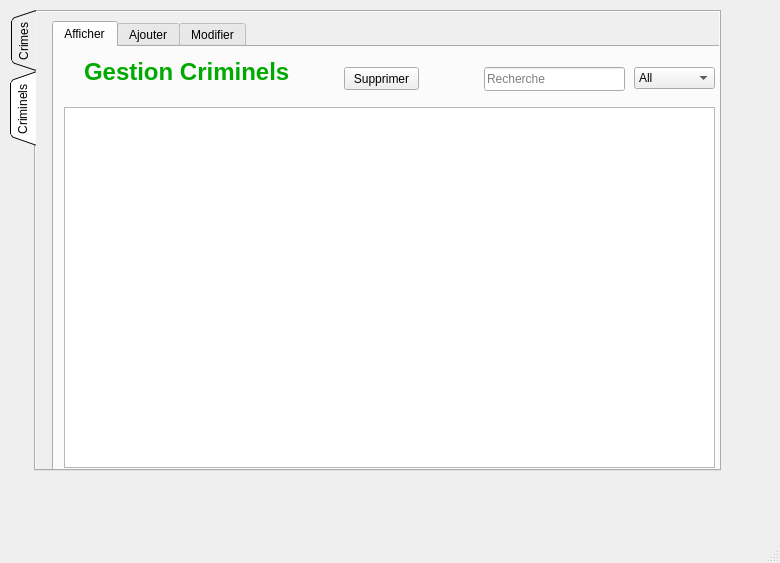
<?xml version="1.0" encoding="UTF-8"?>
<ui version="4.0">
 <class>gestion_selmen</class>
 <widget class="QMainWindow" name="gestion_selmen">
  <property name="geometry">
   <rect>
    <x>0</x>
    <y>0</y>
    <width>780</width>
    <height>563</height>
   </rect>
  </property>
  <property name="windowTitle">
   <string>MainWindow</string>
  </property>
  <widget class="QWidget" name="centralwidget">
   <widget class="QTabWidget" name="tabWidget">
    <property name="geometry">
     <rect>
      <x>10</x>
      <y>10</y>
      <width>711</width>
      <height>461</height>
     </rect>
    </property>
    <property name="styleSheet">
     <string notr="true"/>
    </property>
    <property name="tabPosition">
     <enum>QTabWidget::West</enum>
    </property>
    <property name="tabShape">
     <enum>QTabWidget::Triangular</enum>
    </property>
    <property name="currentIndex">
     <number>1</number>
    </property>
    <widget class="QWidget" name="tab">
     <attribute name="title">
      <string>Crimes</string>
     </attribute>
     <widget class="QTabWidget" name="tabWidget_2">
      <property name="geometry">
       <rect>
        <x>10</x>
        <y>0</y>
        <width>671</width>
        <height>431</height>
       </rect>
      </property>
      <property name="currentIndex">
       <number>0</number>
      </property>
      <widget class="QWidget" name="tab_3">
       <attribute name="title">
        <string>Afficher</string>
       </attribute>
       <widget class="QComboBox" name="crime_sel_col">
        <property name="geometry">
         <rect>
          <x>580</x>
          <y>10</y>
          <width>81</width>
          <height>22</height>
         </rect>
        </property>
        <property name="layoutDirection">
         <enum>Qt::LeftToRight</enum>
        </property>
        <property name="autoFillBackground">
         <bool>true</bool>
        </property>
        <item>
         <property name="text">
          <string>All</string>
         </property>
        </item>
        <item>
         <property name="text">
          <string>ID</string>
         </property>
        </item>
        <item>
         <property name="text">
          <string>Date</string>
         </property>
        </item>
        <item>
         <property name="text">
          <string>Type</string>
         </property>
        </item>
        <item>
         <property name="text">
          <string>Nb Criminels</string>
         </property>
        </item>
       </widget>
       <widget class="QLabel" name="label">
        <property name="geometry">
         <rect>
          <x>9</x>
          <y>0</y>
          <width>221</width>
          <height>31</height>
         </rect>
        </property>
        <property name="text">
         <string>&lt;html&gt;&lt;head/&gt;&lt;body&gt;&lt;p&gt;&lt;span style=&quot; font-size:18pt; font-weight:600; color:#00aa00;&quot;&gt;Gestion Crime&lt;/span&gt;&lt;/p&gt;&lt;/body&gt;&lt;/html&gt;</string>
        </property>
       </widget>
       <widget class="QTableView" name="table_crime">
        <property name="geometry">
         <rect>
          <x>9</x>
          <y>51</y>
          <width>651</width>
          <height>331</height>
         </rect>
        </property>
        <property name="styleSheet">
         <string notr="true"/>
        </property>
        <property name="sortingEnabled">
         <bool>true</bool>
        </property>
        <attribute name="horizontalHeaderCascadingSectionResizes">
         <bool>true</bool>
        </attribute>
        <attribute name="horizontalHeaderShowSortIndicator" stdset="0">
         <bool>true</bool>
        </attribute>
        <attribute name="horizontalHeaderStretchLastSection">
         <bool>false</bool>
        </attribute>
       </widget>
       <widget class="QPushButton" name="stat_crime">
        <property name="geometry">
         <rect>
          <x>379</x>
          <y>10</y>
          <width>24</width>
          <height>24</height>
         </rect>
        </property>
        <property name="styleSheet">
         <string notr="true">background-image: url(:/res/img/unnamed.png);</string>
        </property>
        <property name="text">
         <string/>
        </property>
       </widget>
       <widget class="QLineEdit" name="rech_crime">
        <property name="geometry">
         <rect>
          <x>419</x>
          <y>10</y>
          <width>151</width>
          <height>24</height>
         </rect>
        </property>
        <property name="text">
         <string/>
        </property>
        <property name="placeholderText">
         <string>Recherche</string>
        </property>
        <property name="clearButtonEnabled">
         <bool>true</bool>
        </property>
       </widget>
       <widget class="QPushButton" name="btnsuppcrime">
        <property name="geometry">
         <rect>
          <x>260</x>
          <y>10</y>
          <width>75</width>
          <height>23</height>
         </rect>
        </property>
        <property name="text">
         <string>Supprimer</string>
        </property>
       </widget>
      </widget>
      <widget class="QWidget" name="tab_4">
       <attribute name="title">
        <string>Ajouter</string>
       </attribute>
       <widget class="QLineEdit" name="nb_criminel">
        <property name="geometry">
         <rect>
          <x>300</x>
          <y>204</y>
          <width>61</width>
          <height>20</height>
         </rect>
        </property>
        <property name="text">
         <string/>
        </property>
        <property name="readOnly">
         <bool>true</bool>
        </property>
        <property name="placeholderText">
         <string>0</string>
        </property>
       </widget>
       <widget class="QLabel" name="label_3">
        <property name="geometry">
         <rect>
          <x>170</x>
          <y>133</y>
          <width>47</width>
          <height>14</height>
         </rect>
        </property>
        <property name="text">
         <string>Date</string>
        </property>
       </widget>
       <widget class="QLabel" name="label_5">
        <property name="geometry">
         <rect>
          <x>170</x>
          <y>166</y>
          <width>71</width>
          <height>16</height>
         </rect>
        </property>
        <property name="text">
         <string>Type</string>
        </property>
       </widget>
       <widget class="QComboBox" name="type">
        <property name="geometry">
         <rect>
          <x>251</x>
          <y>164</y>
          <width>111</width>
          <height>22</height>
         </rect>
        </property>
        <property name="autoFillBackground">
         <bool>true</bool>
        </property>
        <item>
         <property name="text">
          <string>type 1</string>
         </property>
        </item>
        <item>
         <property name="text">
          <string>type 2</string>
         </property>
        </item>
        <item>
         <property name="text">
          <string>type 3</string>
         </property>
        </item>
       </widget>
       <widget class="QLabel" name="label_6">
        <property name="geometry">
         <rect>
          <x>170</x>
          <y>207</y>
          <width>91</width>
          <height>16</height>
         </rect>
        </property>
        <property name="text">
         <string>Nombre Criminels</string>
        </property>
       </widget>
       <widget class="QLabel" name="label_2">
        <property name="geometry">
         <rect>
          <x>180</x>
          <y>53</y>
          <width>161</width>
          <height>41</height>
         </rect>
        </property>
        <property name="styleSheet">
         <string notr="true">color: rgb(255, 85, 0);</string>
        </property>
        <property name="text">
         <string>&lt;html&gt;&lt;head/&gt;&lt;body&gt;&lt;p&gt;&lt;span style=&quot; font-size:18pt; font-weight:600; color:#00aa00;&quot;&gt;Details Crime&lt;/span&gt;&lt;/p&gt;&lt;/body&gt;&lt;/html&gt;</string>
        </property>
       </widget>
       <widget class="QLineEdit" name="id">
        <property name="geometry">
         <rect>
          <x>250</x>
          <y>100</y>
          <width>113</width>
          <height>20</height>
         </rect>
        </property>
       </widget>
       <widget class="QLabel" name="label_7">
        <property name="geometry">
         <rect>
          <x>170</x>
          <y>104</y>
          <width>47</width>
          <height>14</height>
         </rect>
        </property>
        <property name="text">
         <string>ID</string>
        </property>
       </widget>
       <widget class="QDateEdit" name="date">
        <property name="geometry">
         <rect>
          <x>250</x>
          <y>130</y>
          <width>110</width>
          <height>22</height>
         </rect>
        </property>
        <property name="calendarPopup">
         <bool>true</bool>
        </property>
       </widget>
       <widget class="QPushButton" name="btn_ajout_crim">
        <property name="geometry">
         <rect>
          <x>250</x>
          <y>260</y>
          <width>75</width>
          <height>23</height>
         </rect>
        </property>
        <property name="text">
         <string>Ajouter</string>
        </property>
       </widget>
      </widget>
      <widget class="QWidget" name="tab_5">
       <attribute name="title">
        <string>Modifier</string>
       </attribute>
       <widget class="QComboBox" name="type_modif">
        <property name="geometry">
         <rect>
          <x>271</x>
          <y>161</y>
          <width>111</width>
          <height>22</height>
         </rect>
        </property>
        <property name="autoFillBackground">
         <bool>true</bool>
        </property>
        <item>
         <property name="text">
          <string>type 1</string>
         </property>
        </item>
        <item>
         <property name="text">
          <string>type 2</string>
         </property>
        </item>
        <item>
         <property name="text">
          <string>type 3</string>
         </property>
        </item>
       </widget>
       <widget class="QLabel" name="label_8">
        <property name="geometry">
         <rect>
          <x>190</x>
          <y>101</y>
          <width>47</width>
          <height>14</height>
         </rect>
        </property>
        <property name="text">
         <string>ID</string>
        </property>
       </widget>
       <widget class="QDateEdit" name="date_modif">
        <property name="geometry">
         <rect>
          <x>270</x>
          <y>127</y>
          <width>110</width>
          <height>22</height>
         </rect>
        </property>
        <property name="calendarPopup">
         <bool>true</bool>
        </property>
       </widget>
       <widget class="QLabel" name="label_9">
        <property name="geometry">
         <rect>
          <x>190</x>
          <y>163</y>
          <width>71</width>
          <height>16</height>
         </rect>
        </property>
        <property name="text">
         <string>Type</string>
        </property>
       </widget>
       <widget class="QPushButton" name="btn_modif_crim">
        <property name="geometry">
         <rect>
          <x>270</x>
          <y>257</y>
          <width>75</width>
          <height>23</height>
         </rect>
        </property>
        <property name="text">
         <string>Modifer</string>
        </property>
       </widget>
       <widget class="QLineEdit" name="nb_criminel_2">
        <property name="geometry">
         <rect>
          <x>320</x>
          <y>201</y>
          <width>61</width>
          <height>20</height>
         </rect>
        </property>
        <property name="text">
         <string/>
        </property>
        <property name="readOnly">
         <bool>true</bool>
        </property>
        <property name="placeholderText">
         <string>0</string>
        </property>
       </widget>
       <widget class="QLabel" name="label_10">
        <property name="geometry">
         <rect>
          <x>190</x>
          <y>204</y>
          <width>91</width>
          <height>16</height>
         </rect>
        </property>
        <property name="text">
         <string>Nombre Criminels</string>
        </property>
       </widget>
       <widget class="QLabel" name="label_11">
        <property name="geometry">
         <rect>
          <x>190</x>
          <y>130</y>
          <width>47</width>
          <height>14</height>
         </rect>
        </property>
        <property name="text">
         <string>Date</string>
        </property>
       </widget>
       <widget class="QLabel" name="label_12">
        <property name="geometry">
         <rect>
          <x>200</x>
          <y>50</y>
          <width>161</width>
          <height>41</height>
         </rect>
        </property>
        <property name="styleSheet">
         <string notr="true">color: rgb(255, 85, 0);</string>
        </property>
        <property name="text">
         <string>&lt;html&gt;&lt;head/&gt;&lt;body&gt;&lt;p&gt;&lt;span style=&quot; font-size:18pt; font-weight:600; color:#00aa00;&quot;&gt;Details Crime&lt;/span&gt;&lt;/p&gt;&lt;/body&gt;&lt;/html&gt;</string>
        </property>
       </widget>
       <widget class="QComboBox" name="id_crime_modif">
        <property name="geometry">
         <rect>
          <x>270</x>
          <y>98</y>
          <width>111</width>
          <height>22</height>
         </rect>
        </property>
       </widget>
      </widget>
      <widget class="QWidget" name="tab_9">
       <attribute name="title">
        <string>Stat</string>
       </attribute>
       <widget class="QLabel" name="label_stat">
        <property name="geometry">
         <rect>
          <x>110</x>
          <y>0</y>
          <width>400</width>
          <height>400</height>
         </rect>
        </property>
        <property name="text">
         <string/>
        </property>
       </widget>
      </widget>
     </widget>
    </widget>
    <widget class="QWidget" name="tab_2">
     <property name="autoFillBackground">
      <bool>true</bool>
     </property>
     <property name="locale">
      <locale language="French" country="France"/>
     </property>
     <attribute name="title">
      <string>Criminels</string>
     </attribute>
     <widget class="QTabWidget" name="tabWidget_3">
      <property name="geometry">
       <rect>
        <x>16</x>
        <y>9</y>
        <width>671</width>
        <height>451</height>
       </rect>
      </property>
      <property name="currentIndex">
       <number>0</number>
      </property>
      <widget class="QWidget" name="tab_6">
       <attribute name="title">
        <string>Afficher</string>
       </attribute>
       <widget class="QComboBox" name="criminel_sel_col">
        <property name="geometry">
         <rect>
          <x>580</x>
          <y>20</y>
          <width>81</width>
          <height>22</height>
         </rect>
        </property>
        <property name="autoFillBackground">
         <bool>false</bool>
        </property>
        <property name="styleSheet">
         <string notr="true">rgb(85, 170, 0)</string>
        </property>
        <item>
         <property name="text">
          <string>All</string>
         </property>
        </item>
        <item>
         <property name="text">
          <string>ID</string>
         </property>
        </item>
        <item>
         <property name="text">
          <string>Nom</string>
         </property>
        </item>
        <item>
         <property name="text">
          <string>Prenom</string>
         </property>
        </item>
        <item>
         <property name="text">
          <string>Crime</string>
         </property>
        </item>
       </widget>
       <widget class="QLineEdit" name="rech_criminel">
        <property name="geometry">
         <rect>
          <x>430</x>
          <y>20</y>
          <width>141</width>
          <height>24</height>
         </rect>
        </property>
        <property name="placeholderText">
         <string>Recherche</string>
        </property>
        <property name="clearButtonEnabled">
         <bool>true</bool>
        </property>
       </widget>
       <widget class="QTableView" name="table_criminel">
        <property name="geometry">
         <rect>
          <x>10</x>
          <y>60</y>
          <width>651</width>
          <height>361</height>
         </rect>
        </property>
        <property name="styleSheet">
         <string notr="true"/>
        </property>
        <property name="selectionMode">
         <enum>QAbstractItemView::ExtendedSelection</enum>
        </property>
        <property name="sortingEnabled">
         <bool>true</bool>
        </property>
        <attribute name="horizontalHeaderShowSortIndicator" stdset="0">
         <bool>false</bool>
        </attribute>
       </widget>
       <widget class="QLabel" name="label_4">
        <property name="geometry">
         <rect>
          <x>30</x>
          <y>10</y>
          <width>221</width>
          <height>31</height>
         </rect>
        </property>
        <property name="text">
         <string>&lt;html&gt;&lt;head/&gt;&lt;body&gt;&lt;p&gt;&lt;span style=&quot; font-size:18pt; font-weight:600; color:#00aa00;&quot;&gt;Gestion Criminels&lt;/span&gt;&lt;/p&gt;&lt;/body&gt;&lt;/html&gt;</string>
        </property>
       </widget>
       <widget class="QPushButton" name="btnsuppcriminel">
        <property name="geometry">
         <rect>
          <x>290</x>
          <y>20</y>
          <width>75</width>
          <height>23</height>
         </rect>
        </property>
        <property name="text">
         <string>Supprimer</string>
        </property>
       </widget>
      </widget>
      <widget class="QWidget" name="tab_7">
       <attribute name="title">
        <string>Ajouter</string>
       </attribute>
       <widget class="QLabel" name="label_13">
        <property name="geometry">
         <rect>
          <x>200</x>
          <y>124</y>
          <width>47</width>
          <height>14</height>
         </rect>
        </property>
        <property name="text">
         <string>ID</string>
        </property>
       </widget>
       <widget class="QLabel" name="label_14">
        <property name="geometry">
         <rect>
          <x>200</x>
          <y>180</y>
          <width>47</width>
          <height>14</height>
         </rect>
        </property>
        <property name="text">
         <string>Prenom</string>
        </property>
       </widget>
       <widget class="QLabel" name="label_15">
        <property name="geometry">
         <rect>
          <x>200</x>
          <y>73</y>
          <width>201</width>
          <height>41</height>
         </rect>
        </property>
        <property name="text">
         <string>&lt;html&gt;&lt;head/&gt;&lt;body&gt;&lt;p&gt;&lt;span style=&quot; font-size:18pt; font-weight:600; color:#00aa00;&quot;&gt;Details Criminel&lt;/span&gt;&lt;/p&gt;&lt;/body&gt;&lt;/html&gt;</string>
        </property>
       </widget>
       <widget class="QLineEdit" name="prenom">
        <property name="geometry">
         <rect>
          <x>280</x>
          <y>180</y>
          <width>113</width>
          <height>20</height>
         </rect>
        </property>
       </widget>
       <widget class="QComboBox" name="crime">
        <property name="geometry">
         <rect>
          <x>281</x>
          <y>210</y>
          <width>111</width>
          <height>22</height>
         </rect>
        </property>
       </widget>
       <widget class="QLineEdit" name="id_criminel">
        <property name="geometry">
         <rect>
          <x>280</x>
          <y>120</y>
          <width>113</width>
          <height>20</height>
         </rect>
        </property>
       </widget>
       <widget class="QLabel" name="label_16">
        <property name="geometry">
         <rect>
          <x>200</x>
          <y>212</y>
          <width>71</width>
          <height>16</height>
         </rect>
        </property>
        <property name="text">
         <string>Crime</string>
        </property>
       </widget>
       <widget class="QLabel" name="label_17">
        <property name="geometry">
         <rect>
          <x>200</x>
          <y>153</y>
          <width>47</width>
          <height>14</height>
         </rect>
        </property>
        <property name="text">
         <string>Nom</string>
        </property>
       </widget>
       <widget class="QLineEdit" name="nom">
        <property name="geometry">
         <rect>
          <x>280</x>
          <y>150</y>
          <width>113</width>
          <height>20</height>
         </rect>
        </property>
       </widget>
       <widget class="QPushButton" name="btnajoutcriminel">
        <property name="geometry">
         <rect>
          <x>280</x>
          <y>260</y>
          <width>75</width>
          <height>23</height>
         </rect>
        </property>
        <property name="text">
         <string>Ajouter</string>
        </property>
       </widget>
      </widget>
      <widget class="QWidget" name="tab_8">
       <attribute name="title">
        <string>Modifier</string>
       </attribute>
       <widget class="QLabel" name="label_18">
        <property name="geometry">
         <rect>
          <x>210</x>
          <y>170</y>
          <width>47</width>
          <height>14</height>
         </rect>
        </property>
        <property name="text">
         <string>Nom</string>
        </property>
       </widget>
       <widget class="QPushButton" name="btnamodifcriminel">
        <property name="geometry">
         <rect>
          <x>290</x>
          <y>277</y>
          <width>75</width>
          <height>23</height>
         </rect>
        </property>
        <property name="text">
         <string>Modifier</string>
        </property>
       </widget>
       <widget class="QLineEdit" name="prenom_modif">
        <property name="geometry">
         <rect>
          <x>290</x>
          <y>197</y>
          <width>113</width>
          <height>20</height>
         </rect>
        </property>
       </widget>
       <widget class="QLabel" name="label_19">
        <property name="geometry">
         <rect>
          <x>210</x>
          <y>90</y>
          <width>201</width>
          <height>41</height>
         </rect>
        </property>
        <property name="text">
         <string>&lt;html&gt;&lt;head/&gt;&lt;body&gt;&lt;p&gt;&lt;span style=&quot; font-size:18pt; font-weight:600; color:#00aa00;&quot;&gt;Details Criminel&lt;/span&gt;&lt;/p&gt;&lt;/body&gt;&lt;/html&gt;</string>
        </property>
       </widget>
       <widget class="QComboBox" name="crime_modif">
        <property name="geometry">
         <rect>
          <x>291</x>
          <y>227</y>
          <width>111</width>
          <height>22</height>
         </rect>
        </property>
       </widget>
       <widget class="QLabel" name="label_20">
        <property name="geometry">
         <rect>
          <x>210</x>
          <y>141</y>
          <width>47</width>
          <height>14</height>
         </rect>
        </property>
        <property name="text">
         <string>ID</string>
        </property>
       </widget>
       <widget class="QLineEdit" name="nom_modif">
        <property name="geometry">
         <rect>
          <x>290</x>
          <y>167</y>
          <width>113</width>
          <height>20</height>
         </rect>
        </property>
       </widget>
       <widget class="QLabel" name="label_21">
        <property name="geometry">
         <rect>
          <x>210</x>
          <y>229</y>
          <width>71</width>
          <height>16</height>
         </rect>
        </property>
        <property name="text">
         <string>Crime</string>
        </property>
       </widget>
       <widget class="QLabel" name="label_22">
        <property name="geometry">
         <rect>
          <x>210</x>
          <y>197</y>
          <width>47</width>
          <height>14</height>
         </rect>
        </property>
        <property name="text">
         <string>Prenom</string>
        </property>
       </widget>
       <widget class="QComboBox" name="id_criminel_modif">
        <property name="geometry">
         <rect>
          <x>290</x>
          <y>137</y>
          <width>111</width>
          <height>22</height>
         </rect>
        </property>
       </widget>
      </widget>
     </widget>
    </widget>
   </widget>
  </widget>
  <widget class="QMenuBar" name="menubar">
   <property name="geometry">
    <rect>
     <x>0</x>
     <y>0</y>
     <width>780</width>
     <height>22</height>
    </rect>
   </property>
  </widget>
  <widget class="QStatusBar" name="statusbar"/>
  <action name="actionadd_crime">
   <property name="icon">
    <iconset>
     <normaloff>:/res/img/Add-icon.png</normaloff>:/res/img/Add-icon.png</iconset>
   </property>
   <property name="text">
    <string>add_crime</string>
   </property>
   <property name="shortcut">
    <string>Ctrl+A</string>
   </property>
  </action>
  <action name="actiondelete_crime">
   <property name="icon">
    <iconset>
     <normaloff>:/res/img/delete-icon.png</normaloff>:/res/img/delete-icon.png</iconset>
   </property>
   <property name="text">
    <string>delete_crime</string>
   </property>
   <property name="shortcut">
    <string>Ctrl+D</string>
   </property>
  </action>
  <action name="actionadd_criminel">
   <property name="icon">
    <iconset>
     <normaloff>:/res/img/download.png</normaloff>:/res/img/download.png</iconset>
   </property>
   <property name="text">
    <string>add_criminel</string>
   </property>
   <property name="shortcut">
    <string>Ctrl+Shift+A</string>
   </property>
  </action>
  <action name="actiondelete_criminel">
   <property name="icon">
    <iconset>
     <normaloff>:/res/img/images.png</normaloff>:/res/img/images.png</iconset>
   </property>
   <property name="text">
    <string>delete_criminel</string>
   </property>
   <property name="shortcut">
    <string>Ctrl+Shift+D</string>
   </property>
  </action>
 </widget>
 <resources/>
 <connections/>
</ui>
